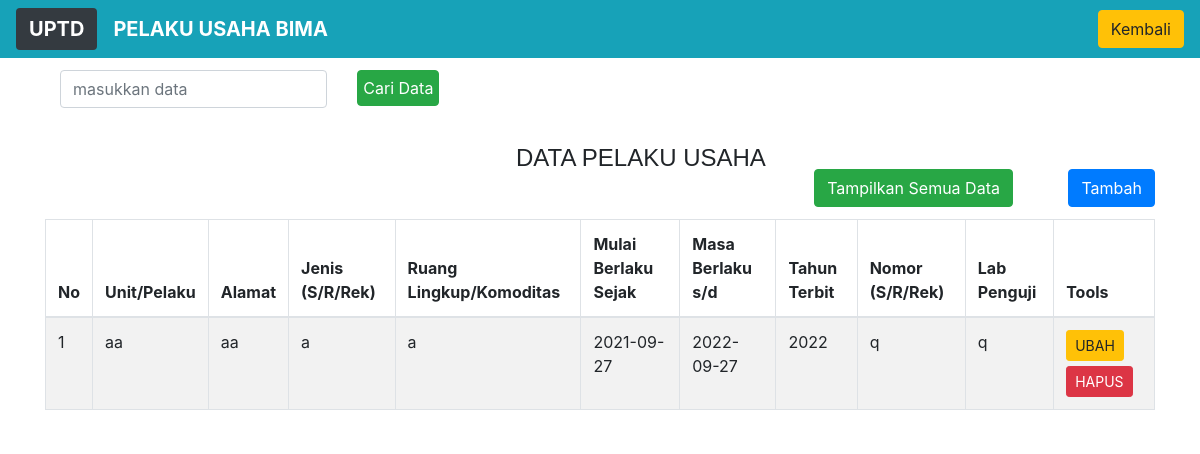
Screenshot of /bimatampil.php with the database file from the repository.
### tables this page shows
CREATE TABLE `bima` (
  `nomor` int(50) NOT NULL,
  `unit` varchar(50) NOT NULL,
  `alamat` text NOT NULL,
  `jenis` varchar(50) NOT NULL,
  `rlk` varchar(50) NOT NULL,
  `mulai` date NOT NULL,
  `sampai` date NOT NULL,
  `tahun` int(20) NOT NULL,
  `rek` varchar(50) NOT NULL,
  `lab` varchar(50) NOT NULL
);

### functions.php (called while the page is built, shortened)
<?php
include "koneksi.php";
 function query($query){
    global $koneksi;
     $result = mysqli_query($koneksi, $query);
     $rows = [] ;
     while  ( $row = mysqli_fetch_assoc($result)){
         $rows [] = $row;
     }
     return $rows;
 }
 ?>

### bimatampil.php (the view, shortened to what this page needs)
<?php
require 'functions.php';
$tampil = query("SELECT * FROM bima");
?>
<!DOCTYPE html>
<html>
<head>
    <link rel="stylesheet" type="text/css" href="css/tampil.css">
	<link rel="stylesheet" href="css/bootstrap.css">
	<link rel="stylesheet" href="css/bootstrap.min.css">
</head>
<body style="background-image: url(css/q.png)">
<nav class="navbar navbar-expand-lg navbar-dark bg-info">
  <a class="navbar-brand btn bg-dark" href="#"><b>UPTD</b></a>
  <a class="navbar-brand" href="#"><b>PELAKU USAHA BIMA</b></a>
  <div class="collapse navbar-collapse" id="navbarNav">
    <ul class="navbar-nav ml-auto">
	<li class="nav-item">
        <a class=" btn btn-warning " href="home.php">Kembali</a>
      </li>
    </ul>
  </div>
</nav>
<div class="container">
<div class="table-responsive">
	<table class="table table-bordered table-striped table-hover">
	<a  class="button btn btn-primary" href="bimatambah.php">Tambah</a>
<a  class="button btn btn-success" href="bimatampil.php">Tampilkan Semua Data</a>
	<h4>DATA PELAKU USAHA</h4>
	<form  action="" method ="POST">
	<div style="margin-top:12px" class="row">
	<div  class="col-sm-5">
<input class ="form-control" type="text" name="keyword" autofocous placeholder="masukkan data" autocomplete="off">
</div>
      <div class="col-sm-2">
			<button class="btn btn-success" type="submit" name="cari" style="padding : 5px">Cari Data</button>
			</div>
          </div>
	</form>
		<thead>
			<tr>
				<th >No</th>
				<th >Unit/Pelaku</th>
                <th >Alamat</th>
				<th >Jenis (S/R/Rek) </th>
				<th >Ruang Lingkup/Komoditas</th>
				<th >Mulai Berlaku Sejak</th>
				<th >Masa Berlaku s/d</th>
				<th >Tahun Terbit</th>
				<th>Nomor (S/R/Rek)</th>
				<th>Lab Penguji</th>
				<th>Tools</th>
			</tr>
		</thead>
		<?php $i = 1; ?>
<?php foreach ($tampil as $row) : ?>
			<tr>
			<td><?= $i ?></td>
				<td><?php echo $row['unit']; ?></td>
				<td><?php echo $row['alamat']; ?></td>
				<td><?php echo $row['jenis']; ?></td>
				<td><?php echo $row['rlk']; ?></td>
				<td><?php echo $row['mulai']; ?></td>
				<td><?php echo $row['sampai']; ?></td>
				<td><?php echo $row['tahun']; ?></td>
				<td><?php echo $row['rek']; ?></td>
				<td><?php echo $row['lab']; ?></td>
				<td>
					<a href="bimaedit.php?nomor=<?php echo $row['nomor'];?>" type="button" class="btn btn-warning btn-sm" style= "margin-bottom:5px"  >UBAH</a>
					<a href="bimahapus.php?nomor=<?php echo $row['nomor'];?>" type="button" class="btn btn-danger btn-sm">HAPUS</a>
				</td>
			</tr>
			<?php $i++ ;?>
<?php endforeach; ?>
	</table>
	</div>
</div>
</body>
</html>

### css/tampil.css (style rules this page uses)
body { background-image: url(q.png); background-position: center; background-size: cover; height: 100vh; }
h4 { font-family:Impact, Haettenschweiler, 'Arial Narrow Bold', sans-serif; position: absolute; font-size: medium; top: 18%; left: 43%; transform: translate(-50%,-50); }
.container { background: #fff; }
table { margin-top: 10%; }
.button { margin-left: 5%; float: right; margin-top: 10%; margin-bottom:1% ; }

### rows the page displays
bima: unit "aa", alamat "aa", jenis "a", rlk "a", mulai "2021-09-27", sampai "2022-09-27", tahun "2022", rek "q", lab "q"
